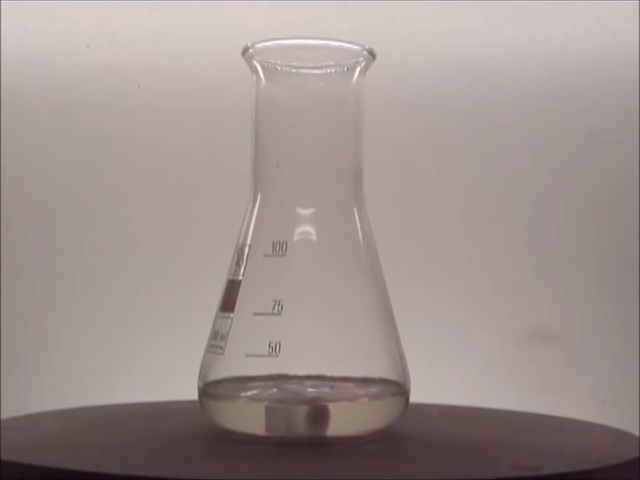
#> input picture Image.png, 640 x 480 px
$ python RunTest.py   (older library calls are emulated)
#> lines starting #> are read from the running program, lines starting #| are printed output that depends on the picture; after the words box and inside, x2 and y2 are one past the last pixel; in counts of white or black regions, pixels touching at a corner belong together
#> further down, Im is the input picture: shape (480, 640, 4); mean R, G, B, A 160.1, 146.3, 142.6, 255
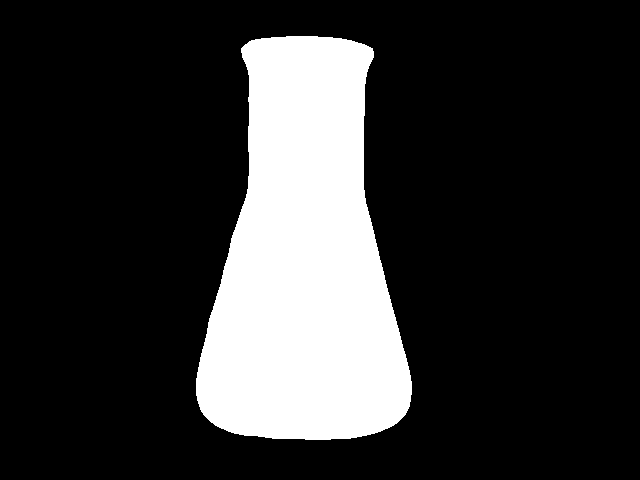
#> input picture VesselMask.png, 640 x 480 px
#> further down, Lb is the input picture: shape (480, 640); values 0 (black) and 1 (white), 19.9% white; 1 white region, box (x1, y1, x2, y2) and area: (196, 36, 412, 440) 61115
### GetLiquidLevelCurve.py
import scipy.misc as misc
import cv2
import numpy as np
import time
def GetLiquidLevelCurve(Image,VesselMask,MaxViewAngleDeg=20,Mode="Canny",NormScore=False,MinScore=4,MinRelativeScore =0.7,MaxCurves=4,LineThikness=2,MinWidth=0.25,IgnoreTopBottum=True):
    #Get input image containing transperent vessel with liquid (Image)  and the mask of the vessel area in the image (VesselMask)
    #Return liquid surfaces/levels marked on the image

    #Inputs:
    #Image# input image
    #VesselMaskBinary # binary mask with the tansperent vessel in the iimage marked one

    #Optional inputs:
    # MaxViewAngleDeg = 10# is the maximal angle the liquid suface might be viewed  from in degrees (this limit the possible shape of the liquid surface)
    # Mode = "CannyEdge" # the type of image the scanning will be done on options are "Canny" "Sobel" "Laplacian" and "Greyscale"
    # NormScore = False # Optional parameter regarding how score for liquid surface will be calculated
    # MinScore = -1 # Minimal score for curve to be accepted
    # MinRelativeScore = 0.7 # The minimal score with respect to the highest score that will allow curve to be selected as liquid surfca
    # MaxCurves = 10 # Max number of curves that can be selected as liquid
    # LineThikness = 2 # Basically the resolution in which the scane will be done
    # MinWidth = 0.25 minimal with of the vessel with respect to vessel maximal width  in which the vessel will be scanned (assuming narrow vessel regions correspond to corks)
    # IgnoreTopBottum=False Ignore Curves detected at the vessel to or bottum since they more likely be false alarm

    #MaxViewAngleDeg
#> called with MaxViewAngleDeg = 20, Mode = 'Canny', NormScore = False, MinScore = 4, MinRelativeScore = 0.7, MaxCurves = 4, LineThikness = 2, MinWidth = 0.25
    Sy, Sx = VesselMask.shape
#> Sy = 480; Sx = 640
    Im=cv2.resize(Image,(Sx,Sy)) #make sure image and Vessel Mask are of the same size
    EllipseMaxRatio=np.sin(np.deg2rad(MaxViewAngleDeg)) # max ratio between the hight and length of the ellipse form by the liquid surface

    kernel = np.ones((3, 3), np.uint8)
    VesselMask = cv2.erode(VesselMask.astype(np.uint8), kernel, iterations=2) # Erode vessel mask to focus trhe scan on the vessel interior
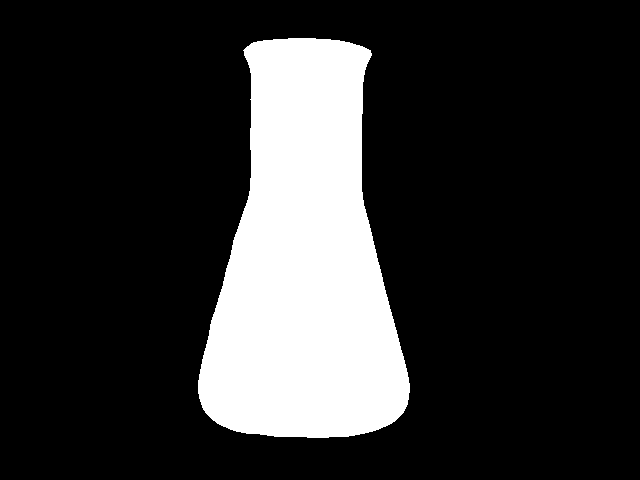
#> VesselMask: shape (480, 640); values 0 (black) and 1 (white), 19.1% white; 1 white region, box (x1, y1, x2, y2) and area: (198, 38, 410, 438) 58571
#===========================Get edge image on which the liquid level will be find==========================================================================
    if Mode=="Canny": # Use canny binary edge map
        I = cv2.Canny(Im, 50, 100)
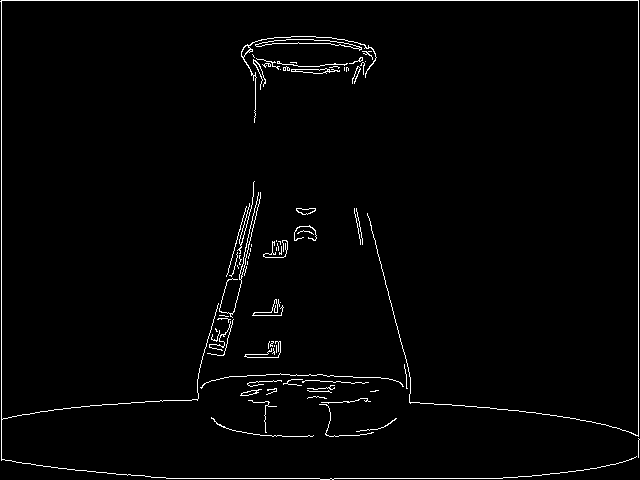
#> I: shape (480, 640); 2% white in thin lines or dots
    elif Mode=="Sobel": # Use Sobel edge map
        Grey = Im.mean(axis=2)
        sobelx = cv2.Sobel(Grey, cv2.CV_64F, 1, 0, ksize=5)
        sobely = cv2.Sobel(Grey, cv2.CV_64F, 0, 1, ksize=5)
        I = np.sqrt(np.square(sobelx) + np.square(sobely))
    elif Mode == "Laplacian":
        Grey = Im.mean(axis=2)
        I = cv2.Laplacian(Grey, cv2.CV_64F)
    elif Mode == "Greyscale":
        I=Im.mean(axis=2)
#===========================================================================================================================
# Get array of left and right edges of the vessel label for each row in the image
    VesselSides=[] # First line row, second line min occupied collumn in row third max occupied column in row
    MaxWidth = -1 # Max width of vessel in pixels
    for i in range(Sy):
         Ln=VesselMask[i,:].nonzero()[0] # Index of none zeros elements in the lin
         if len(Ln)>0:
             x0=Ln.min()
             x1=Ln.max()
             VesselSides.append([i,x0,x1])# The row # Left bound # Right bound
             if x1-x0>MaxWidth: MaxWidth=x1-x0
#> this loop made 480 passes
#> (x0, x1, MaxWidth) on passes 39 to 50: (288, 315, 27), (273, 330, 57), (263, 339, 76), (257, 344, 87), (253, 349, 96), (251, 352, 101), (250, 355, 105), (249, 359, 110), (247, 362, 115), (246, 364, 118), (245, 366, 121), (244, 368, 124)
#> (x0, x1) on passes 52 to 57: (244, 370), (244, 370), (244, 371), (244, 371), (244, 371), (245, 370)
#> after the loop, MaxWidth = 211; VesselSides = 400 items, first 6: [38, 288, 315], [39, 273, 330], [40, 263, 339], [41, 257, 344], [42, 253, 349], [43, 251, 352]
    MinWidth=MaxWidth*MinWidth # min width of raw that will be scanned (assuming narraw vessel region correspond to corks)
#> MinWidth = 52.75
    if LineThikness==-1: LineThikness=np.max((np.int(np.ceil(len(VesselSides)/20)),1)) # Set line thikness to be 5% of the vessel hight in pixels

    if (IgnoreTopBottum): VesselSides=VesselSides[int(MaxWidth*EllipseMaxRatio/2):-int(MaxWidth*EllipseMaxRatio/2)] # Ignore the to and bottum of the vessel region
#> VesselSides = 328 items, first 6: [74, 251, 364], [75, 251, 363], [76, 251, 363], [77, 251, 363], [78, 251, 363], [79, 251, 363]
#============================Scan for optimal curve that represent the vessel boundary================================================================================
  #  VesselSides=VesselSides[200:]

    RSHWCx=np.zeros((len(VesselSides),5)) # Array of scores the various of curves in and their feetnes to liquid surfaces (Fore each 0) row 1) Score  2) Curve Hight 3) Curve Width)
#> RSHWCx = 328 rows, first 6: [0, 0, 0, 0, 0], [0, 0, 0, 0, 0], [0, 0, 0, 0, 0], [0, 0, 0, 0, 0], [0, 0, 0, 0, 0], [0, 0, 0, 0, 0]
    for c,rw in enumerate(VesselSides):
        Yc=rw[0] # center raw of the elipse
        x0=rw[1] # to left ellispe point
        x1=rw[2] # to right ellipse
        if x1-x0<MinWidth: continue # ignore narraw vessel regions assuming they correspond to cork and funnels
        H=int((x1-x0)*EllipseMaxRatio/2) # calculate liquid surface ellipse max hight
        TopScore = -100
        HTop = -100
        for h in range(H):# Scan varoious of ellipitic curves along each row of the vessel (rw) and score them for how good they represent liquid surface in the image
            #================match Bottum ellispse curve to image and get score==========================================================================
            Elipse=np.zeros((h + LineThikness, x1 - x0 + LineThikness*2))
            cv2.ellipse(Elipse, (int((x1 - x0) / 2), 0), (int((x1 - x0) / 2), h), 0, 0, 180,1, LineThikness)
            W1=I[Yc:Yc + Elipse.shape[0], x0:x0 + Elipse.shape[1]]
            W2=I[Yc + LineThikness:Yc + Elipse.shape[0] + LineThikness, x0:x0 + Elipse.shape[1]]
            if W1.shape==Elipse.shape and W2.shape==Elipse.shape:
                s1 = (W1 * Elipse).sum()
                s2 = (W2 * Elipse).sum() # Caclculate curve score
                if NormScore: TempScore1=np.abs((s1-s2)/(s1+s2))/(x1-x0)#/Elipse.sum()
                else: TempScore1=np.abs(s1-s2)/(x1-x0)#/Elipse.sum() # Caclculate curve score

            else:TempScore1 = -1
            #================match Top curve to image and get score===================================================================================
            Elipse=np.flip(Elipse,axis=0)
            W1 = I[Yc - Elipse.shape[0]:Yc , x0:x0 + Elipse.shape[1]]
            W2 = I[Yc - Elipse.shape[0]- LineThikness:Yc - LineThikness, x0:x0 + Elipse.shape[1]]
            if W1.shape == Elipse.shape and W2.shape == Elipse.shape:
               s1 = (W1 * Elipse).sum()
               s2 = (W2 * Elipse).sum()
               if NormScore:  TempScore2 = np.abs((s1 - s2) / (s1 + s2))/(x1-x0)#/Elipse.sum() # Caclculate curve score
               else: TempScore2 = np.abs(s1 - s2)/(x1-x0)#//Elipse.sum() # Caclculate curve score
            else: TempScore2=-1
            #==================Compare current curve score to top score of curves in this row==================================================================================================
            if np.max((TempScore1,TempScore2))>TopScore:
                     TopScore=np.max((TempScore1,TempScore2))
                     HTop = h

        #=====================================================================================================================================
        RSHWCx[c]=np.array([Yc,TopScore,HTop,x1-x0,int((x1+x0)/2)]) # Write top score for curve in this row and the curve paramters
#> this loop made 328 passes
#> (rw, x0, x1, H) on passes 1 to 3: ([74, 251, 364], 251, 364, 19), ([75, 251, 363], 251, 363, 19), ([76, 251, 363], 251, 363, 19)
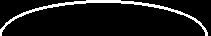
#> Elipse: shape (36, 211) float64; values 0 (black) and 1 (white), 8.8% white; 1 white region, box (x1, y1, x2, y2) and area: (0, 0, 208, 36) 665
#> after the loop, RSHWCx = 328 rows, first 6: [74, 85.75, 1, 113, 307], [75, 84.24, 2, 112, 307], [76, 86.52, 1, 112, 307], [77, 97.9, 4, 112, 307], [78, 95.62, 5, 112, 307], [79, 88.79, 6, 112, 307]
######################################################################################################################################
    if len(RSHWCx)==0: #if there  is curves that got score ( no vessel in the image or the vessel to small) return empty result
        MarkedIm = Im.copy()  # Orginal input image with liquid surface curves drawn on it in red
        Template = np.zeros(Im[:, :, 0].shape)  # Binary template with liquid surface curves drawn on it
        return Template, MarkedIm
#-----------------------------Go over the scores of various of curves and choose curves which are likely to represent liquid surface--------------------------------------------------------------------------------------------------------------------------
    SortedScores=np.argsort(RSHWCx[:,1])[::-1]
#> SortedScores = 328 values, max 327 at index 21, min 0 at index 38, mean 163.5
    MaxScore=RSHWCx[SortedScores[0],1]
#> MaxScore = 199.4
    MinScore=np.max((MinRelativeScore *MaxScore,MinScore)) # Minimal score for curve to be considered as liquid surface
#> MinScore = 139.6
    LiquidSurfaces=[] #Array that will contain the paramters of the curves that were identifies as liquid surfaces (contain eliptic curve x,y centers hight and width)


    if MaxScore>MinScore:
        LiquidSurfaces.append(RSHWCx[SortedScores[0]]) # Add top ranked curve to liquid surface curves
        Ys = np.ones((MaxCurves+1))*(-1000) # Array with the hight of all cuves selected as liquid surfaces
        Ys[0] = LiquidSurfaces[0][0]
        for ind in SortedScores:
             if RSHWCx[ind,1]>=MinScore:
                 if (abs(RSHWCx[ind][0]-Ys)).min()>EllipseMaxRatio*MaxWidth+LineThikness: # make sure there no overlap between selected curves
                     if len(LiquidSurfaces) == MaxCurves: break
                     LiquidSurfaces.append(RSHWCx[ind])# Add  curve to liquid surface curves
                     Ys[len(LiquidSurfaces)]=RSHWCx[ind][0]
#> this loop made 328 passes
#> ind on passes 1 to 3: 311, 312, 310
#> after the loop, LiquidSurfaces = [[385, 199.4, 10, 211, 303]]; Ys = [385, -1000, -1000, -1000, -1000]

 ##########################draw curves correspond to liquid surfaces on image and binary templat###################################################
    MarkedIm=Im.copy() # Orginal input image with liquid surface curves drawn on it in red
    Template=np.zeros(Im[:,:,0].shape) # Binary template with liquid surface curves drawn on it
    for curve in LiquidSurfaces: # Draw curves on template
        cv2.ellipse(Template, (int(curve[4]), int(curve[0])), (int(curve[3]/2), int(curve[2])), 0, 0, 360, 1, LineThikness)# Draw curves on template
#> this loop made 1 pass
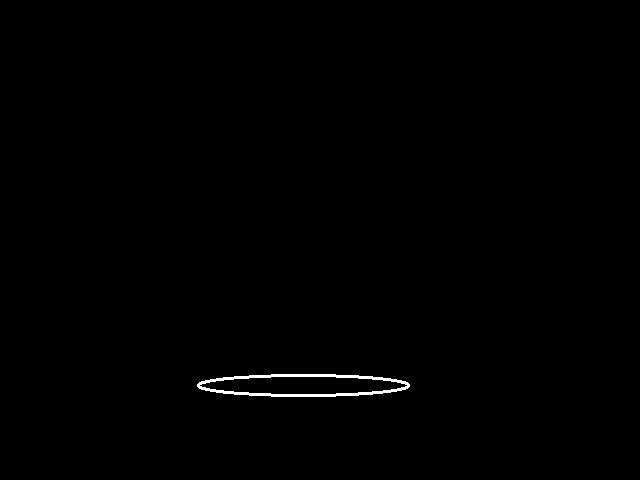
#> Template: shape (480, 640) float64; values 0 (black) and 1 (white), 0.42% white; 1 white region, box (x1, y1, x2, y2) and area: (197, 374, 410, 397) 1286
    MarkedIm[:, :, 0][Template > 0] = 255 # mark liquid surface curve templat on image
    MarkedIm[:, :, 1][Template > 0] = 0
    MarkedIm[:, :, 2][Template > 0] = 0
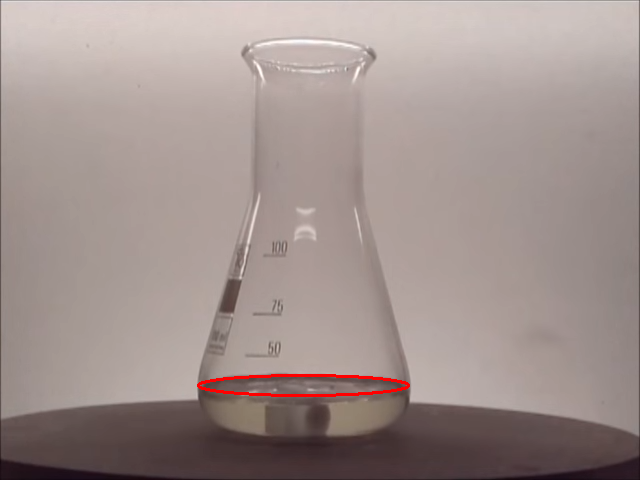
#> MarkedIm: shape (480, 640, 4); mean R, G, B, A 160.6, 145.8, 142.2, 255
    # misc.imshow(I)
    # I[Template>0]=120
    # misc.imshow(I)

    return Template,MarkedIm

### RunTest.py
import cv2
import scipy.misc as misc
import GetLiquidLevelCurve
Im=misc.imread("Image.png")
Lb=misc.imread("VesselMask.png")
# misc.imshow(Im)
# misc.imshow(Lb*100)
[BinaryCurve, OverLay]= GetLiquidLevelCurve.GetLiquidLevelCurve(Im,Lb)
misc.imshow(OverLay)
misc.imsave("Output.png",OverLay)
